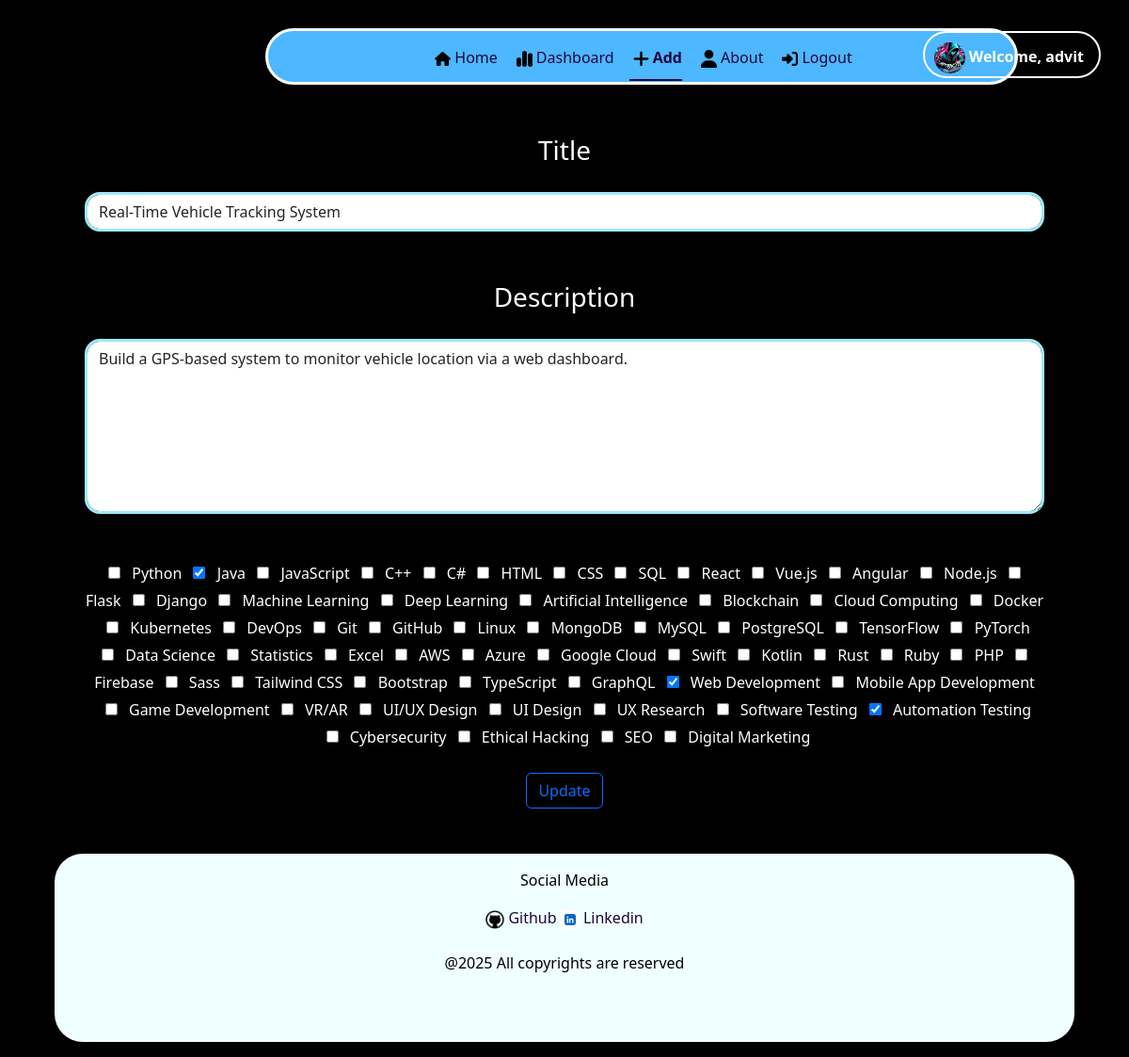
The page /user/update/5 (signed in) on the database its author committed.
### application/model.py (models this page shows)
class Users(UserMixin, db.Model):
    __tablename__ = 'users'
    id = db.Column(db.Integer, nullable = False, primary_key = True)
    name = db.Column(db.String(50), nullable = False)
    email = db.Column(db.String(255), nullable = False, unique = True)
    password = db.Column(db.String, nullable = False)
    gender = db.Column(db.String, nullable = False)
    is_admin = db.Column(db.Boolean, default = False, nullable = False)
    is_blocked = db.Column(db.Boolean, default = False, nullable = False)
    projects = db.relationship('Projects', lazy = True, backref = 'creator')
    interest = db.relationship('Interest', lazy = True, backref = 'user')
    discussion = db.relationship('Discussion', lazy = True, backref = 'user')

class Projects(db.Model):
    __tablename__ = 'projects'
    id = db.Column(db.Integer, primary_key = True, nullable = False)
    title = db.Column(db.String(50), nullable = False, unique = True)
    description = db.Column(db.Text, nullable = False)
    skills = db.Column(db.String, nullable = False)
    users_id = db.Column(db.Integer, db.ForeignKey('users.id'), nullable = False)
    interest = db.relationship('Interest', lazy = True, backref = 'project')
    discussion = db.relationship('Discussion', lazy = True, backref = 'project')

### application/routes.py (the view, shortened to what this page needs)
@app.route("/user/update/<int:project_id>", methods = ["GET", "POST"])
@login_required
def user_update(project_id):
    user = current_user
    project = Projects.query.filter(Projects.id == project_id, Projects.users_id == user.id).first()
    return render_template('user_update.html', project = project, skills = skills, user = user)

### application/routes.py (called while the page is built)
@login_manager.user_loader
def load_user(user_id):
    return Users.query.get(int(user_id))

### templates/user_update.html (shortened to what this page needs)
{% extends "base.html" %}
{% block content %}
<section class = "container-fluid">
    <div class = "container">
        <div class="blurfle">
            <ul class = "nav justify-content-center nav-underline">
                <li class = "nav-item py-2">
                    <a class = "nav-link " href = "{{ url_for('user_home') }}" style = "color: rgb(29, 7, 61);"><img src = "/static/images/house-solid.svg" class = "m-1" style = "width:17px"/>Home</a>
                </li>
                <li class = "nav-item py-2">
                    <a class = "nav-link  " href = "{{ url_for('user_dashboard') }}" style = "color: rgb(29, 7, 61);"><img src = "/static/images/chart-simple-solid.svg" class = "m-1" style = "width:17px"/>Dashboard</a>
                </li>
                <li class = "nav-item py-2">
                    <a class = "nav-link active " href = "{{ url_for('user_add') }}" style = "color: rgb(29, 7, 61);"><img src = "/static/images/plus-solid.svg" class = "m-1" style = "width:17px"/>Add</a>
                </li>
                <li class = "nav-item py-2">
                    <a class = "nav-link " href = "{{ url_for('user_about') }}" style = "color: rgb(29, 7, 61);"><img src = "/static/images/user-solid.svg" class = "m-1" style = "width:17px"/>About</a>
                </li>
                <li class = "nav-item py-2">
                    <a class = "nav-link " href = "{{ url_for('logout') }}" style = "color: rgb(29, 7, 61);"><img src = "/static/images/right-to-bracket-solid.svg" class = "m-1" style = "width:17px"/>Logout</a>
                </li>
                    <div class = "position-absolute end-0 pe-3 ros " >
                        <b>
                            <img src = "/static/images/cyber.jpeg" style = "width:33px; border-radius:30px;">
                            <a href = "" style = "color: white;" class = "link"> Welcome, {{ user.name }}</a> </b>
                    </div>
            </ul>
        </div>
        <div  class = "m-5 text-center">
            <form method="POST" action="{{ url_for('user_update', project_id = project.id ) }}">
                <label class = "fs-3">Title</label><br/><br/>
                <input type="text" name="title" value="{{ project.title }}" class = "border border-info-subtle border-3 rounded-4 form-control w-100 " required><br/><br/>
                <label class = "fs-3">Description</label><br/><br/>
                <textarea name="description" class = "border border-info-subtle border-3 rounded-4 form-control w-100 " rows = "7" cols = "50">{{ project.description }} </textarea><br/><br/>
                {% for skill in skills %}
                    <input type="checkbox" name="skills" value="{{ skill }}" class = "m-2 "
                        {% if skill in project.skills %}checked{% endif %}> {{ skill }}
                {% endfor %}
                <br/><br/>
                <button type="submit" class = "btn btn-outline-primary">Update</button>
            </form>
        </div>
        <footer >
            <div class = "text-center krindale p-3 m-3" >
             <p>Social Media</p>
             <a href = "https://github.com/jitendra-rathore-iitm" style = "color: rgb(29, 7, 61);" class = "link">
                 <img src = "/static/images/github.png" style = "width: 20px; ">
                 Github
             </a>
             <a href = "https://www.linkedin.com/in/jitendrarathore-/" style = "color: rgb(29, 7, 61);" class = "link">
                 <img src = "/static/images/linkedin.png" style = "width:20px;">
                 Linkedin
             </a>
             <br/>
             <br/>
             <div>
                 @2025 All copyrights are reserved
             </div>
             </div>
         </footer>
        </div>
</section>
{% endblock %}

### static/CSS/style.css (style rules this page uses)
body { background-color: black; color:white; }
.link { text-decoration: none; }
.krindale { color: black; background-color: azure; height:200px; border-radius: 30px; }
.blurfle { background-color: #4DB7FF; border: 3px solid white; border-radius: 30px; margin-top: 30px; margin-left: 240px; width: 800px; height: 60px; }
.ros { border:2px solid white; border-radius: 30px; height:50px; width:fit-content; padding: 10px 10px 10px 10px; margin: 0px 30px 30px 30px; }

### rows shown on the page
Users: name "advit"
Projects: title "Real-Time Vehicle Tracking System", description "Build a GPS-based system to monitor vehicle location via a web dashboard.", skills "☑" "☑" "☑"

### other values the page prints
{{ skill }} "Python" "Java" "JavaScript" "C++" "C#" "HTML" "CSS" "SQL" "React" "Vue.js" "Angular" "Node.js" "Flask" "Django" "Machine Learning" "Deep Learning" "Artificial Intelligence" "Blockchain" "Cloud Computing" "Docker" "Kubernetes" "DevOps" "Git" "GitHub" "Linux" "MongoDB" "MySQL" "PostgreSQL" "TensorFlow" "PyTorch" "Data Science" "Statistics" "Excel" "AWS" "Azure" "Google Cloud" "Swift" "Kotlin" "Rust" "Ruby" "PHP" "Firebase" "Sass" "Tailwind CSS" "Bootstrap" "TypeScript" "GraphQL" "Web Development" "Mobile App Development" "Game Development" "VR/AR" "UI/UX Design" "UI Design" "UX Research" "Software Testing" "Automation Testing" "Cybersecurity" "Ethical Hacking" "SEO" "Digital Marketing"
